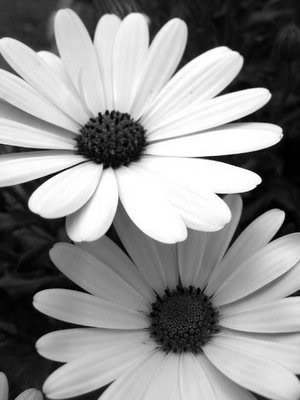
#> input picture Images/BnWFlower.jpg, 300 x 400 px
$ python gl_slicing_bg.py
#> lines starting #> are read from the running program, lines starting #| are printed output that depends on the picture
from pylab import *
a = imread('Images/BnWFlower.jpg')
#> a is the input picture: shape (400, 300); min 0, max 255, mean 143.5
p = double(a)
row,col = a.shape
#> row = 400; col = 300
for i in range(1,row,1):
    for j in range(1,col,1):
        if a.item(i,j)>50 and a.item(i,j)<150:
            p[i,j]=255
        else:
            p[i,j]=a.item(i,j)
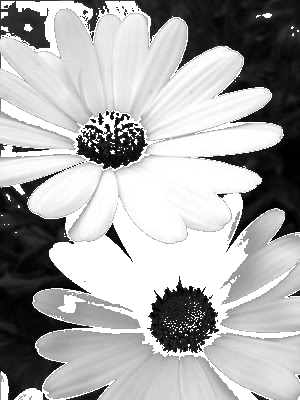
#> p: shape (400, 300) float64; min 0, max 255, mean 169.9
figure(1)
subplot(1,2,1)
gray()
imshow(a)
title('Original Image')
subplot(1,2,2)
gray()
imshow(p)
title('Gray Level Slicing With Background')
show()
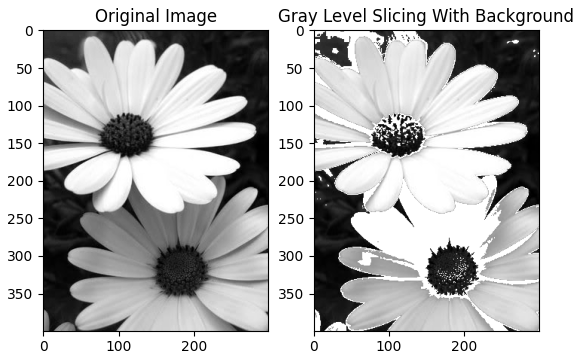
#> figure drawn by matplotlib, 2 panels
